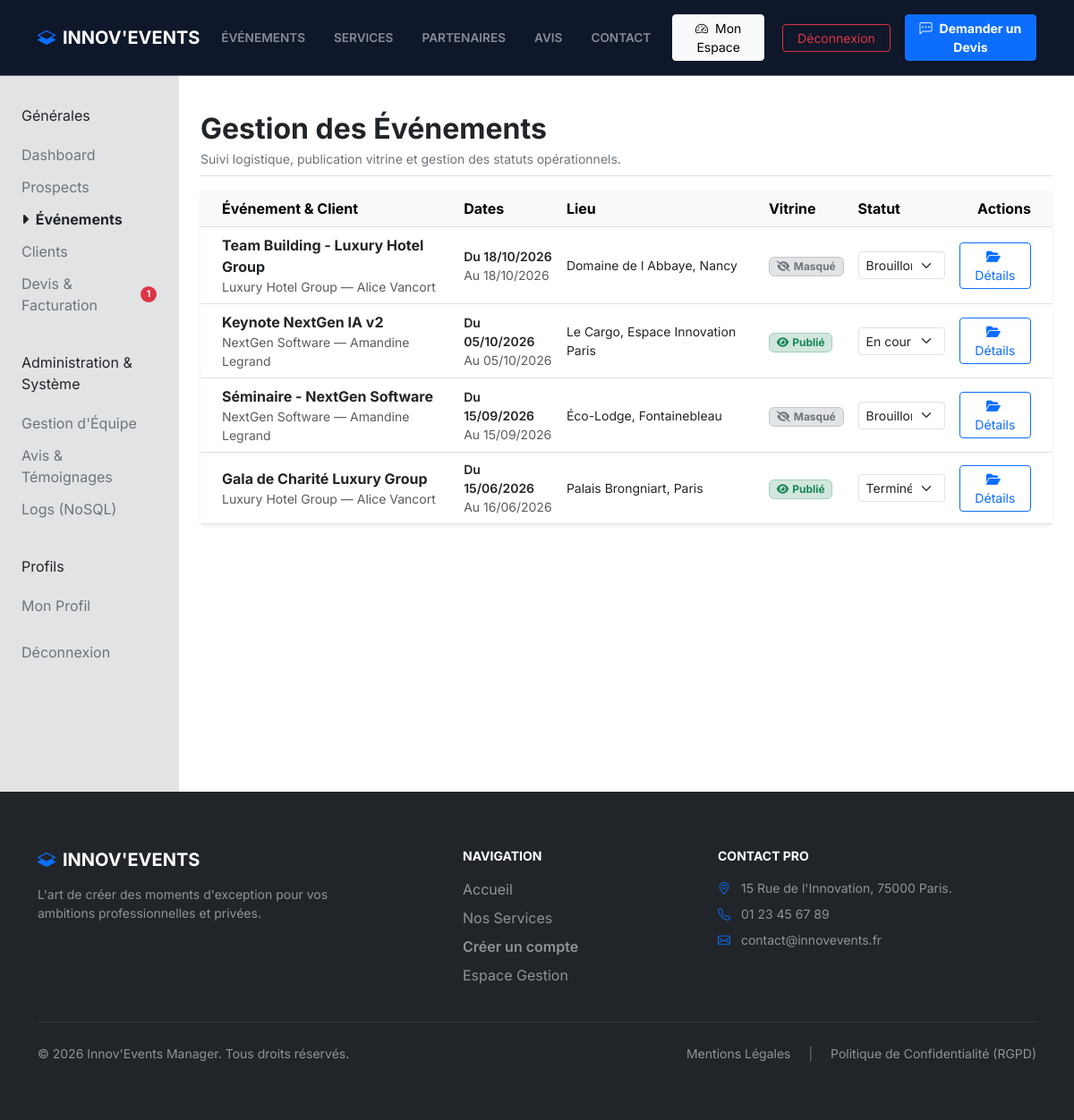
Page /index.php?action=admin_events (signed in) on the committed database.
### tables this page shows
CREATE TABLE events (
id INT AUTO_INCREMENT PRIMARY KEY,
client_id INT NOT NULL,
company_id INT NULL,
title VARCHAR(255) NOT NULL,
description TEXT NULL,
start_date DATETIME NOT NULL,
end_date DATETIME NULL,
location VARCHAR(255) NOT NULL,
event_type VARCHAR(100) NOT NULL DEFAULT 'Autre',
theme VARCHAR(100) NULL,
estimated_participants INT NULL,
image_path VARCHAR(255) NULL,
status VARCHAR(50) NOT NULL DEFAULT 'brouillon',
is_published TINYINT(1) NOT NULL DEFAULT 0,
publication_consent_at DATETIME NULL,
publication_consent_by INT NULL COMMENT 'Identifiant historique de l administrateur attestant l accord client',
created_at TIMESTAMP DEFAULT CURRENT_TIMESTAMP,
CONSTRAINT fk_events_client
FOREIGN KEY (client_id) REFERENCES users(id)
ON DELETE CASCADE ON UPDATE CASCADE,
CONSTRAINT fk_events_company
FOREIGN KEY (company_id) REFERENCES companies(id)
ON DELETE CASCADE ON UPDATE CASCADE
);

CREATE TABLE companies (
id INT AUTO_INCREMENT PRIMARY KEY,
name VARCHAR(255) NOT NULL,
siren VARCHAR(9) NULL,
address VARCHAR(255) NULL,
postal_code VARCHAR(10) NULL,
city VARCHAR(100) NULL,
created_at TIMESTAMP DEFAULT CURRENT_TIMESTAMP,
updated_at TIMESTAMP DEFAULT CURRENT_TIMESTAMP ON UPDATE CURRENT_TIMESTAMP
);

CREATE TABLE users (
id INT AUTO_INCREMENT PRIMARY KEY,
company_id INT NULL,
email VARCHAR(255) NOT NULL UNIQUE,
password VARCHAR(255) NOT NULL,
must_change_password TINYINT(1) NOT NULL DEFAULT 0,
firstname VARCHAR(100) NOT NULL,
lastname VARCHAR(100) NOT NULL,
role VARCHAR(50) NOT NULL DEFAULT 'CLIENT',
is_deleted TINYINT(1) NOT NULL DEFAULT 0,
created_at TIMESTAMP DEFAULT CURRENT_TIMESTAMP,
CONSTRAINT fk_users_company
FOREIGN KEY (company_id) REFERENCES companies(id)
ON DELETE CASCADE ON UPDATE CASCADE
);

### src/controllers/AdminEventController.php (called while the page is built, shortened)
<?php
require_once __DIR__ . '/../models/sql/Event.php';
class AdminEventController extends BaseController
{
    public function listEvents(): void
    {
        $eventModel = new Event();
        $events = $eventModel->findAllWithClient();
        require __DIR__ . '/../views/partials/header.php';
        require __DIR__ . '/../views/admin/events_list.php';
        require __DIR__ . '/../views/partials/footer.php';
    }
}

### src/config/Database.php (called while the page is built, shortened)
<?php
class Database {
    private static $instance = null;
    private function __construct() {
        $host    = 'db';
        $db      = 'innovevents_db';
        $user    = 'root';
        $pass    = 'root_password';
        $charset = 'utf8mb4';
        $dsn = "mysql:host=$host;dbname=$db;charset=$charset";
        try {
            $this->pdo = new PDO($dsn, $user, $pass, [
                PDO::ATTR_ERRMODE => PDO::ERRMODE_EXCEPTION,
                PDO::ATTR_DEFAULT_FETCH_MODE => PDO::FETCH_ASSOC,
                PDO::ATTR_EMULATE_PREPARES => false
            ]);
        } catch (\PDOException $e) {
            error_log("Database connection failure: " . $e->getMessage());
            die("Erreur de connexion à la base de données. Veuillez réessayer plus tard.");
        }
    }
    public static function getInstance() {
        if (self::$instance === null) {
            self::$instance = new Database();
        }
        return self::$instance->pdo;
    }
}

### src/models/sql/Event.php (called while the page is built, shortened)
<?php
require_once __DIR__ . '/../../config/Database.php';
class Event
{
    public static function normalizeStatus(string $status): string
    {
        $status = trim($status);
        return $status === 'annuler' ? 'annulé' : $status;
    }
    private \PDO $db;
    public function __construct()
    {
        $this->db = Database::getInstance();
    }
    public function findAllAdmin(): array
    {
        try {
            $stmt = $this->db->prepare("
                SELECT e.id,
                       e.title,
                       e.start_date,
                       e.end_date,
                       e.location,
                       e.status,
                       e.is_published,
                       e.publication_consent_at,
                       e.event_type,
                       e.theme,
                       e.estimated_participants,
                       u.firstname,
                       u.lastname,
                       c.name AS company_name
                FROM events e
                INNER JOIN users u ON e.client_id = u.id
                LEFT JOIN companies c ON e.company_id = c.id
                ORDER BY e.start_date DESC
            ");
            $stmt->execute();
            return $stmt->fetchAll(\PDO::FETCH_ASSOC);
        } catch (\PDOException $e) {
            error_log("[Event::findAllAdmin] Erreur SQL : " . $e->getMessage());
            return [];
        }
    }
    public function findAllWithClient(): array
    {
        return $this->findAllAdmin();
    }
}

### src/views/admin/events_list.php (the view, shortened to what this page needs)
<div class="container-fluid">
    <div class="row">
        <?php require __DIR__ . '/../partials/sidebar.php'; ?>
        <main class="col-md-9 ms-sm-auto col-lg-10 px-md-4 py-4" id="main-content">
            <div class="d-flex justify-content-between flex-wrap flex-md-nowrap align-items-center pt-3 pb-2 mb-3 border-bottom">
                <div>
                    <h1 class="h2 fw-bold text-dark mb-1">Gestion des Événements</h1>
                    <p class="text-secondary small mb-0">Suivi logistique, publication vitrine et gestion des statuts opérationnels.</p>
                </div>
            </div>
            <div class="card shadow-sm border-0">
                <div class="card-body p-0">
                    <div class="table-responsive">
                        <table class="table table-hover align-middle mb-0">
                            <thead class="table-light">
                            <tr>
                                <th scope="col" class="ps-4">Événement &amp; Client</th>
                                <th scope="col">Dates</th>
                                <th scope="col">Lieu</th>
                                <th scope="col">Vitrine</th>
                                <th scope="col">Statut</th>
                                <th scope="col" class="text-end pe-4">Actions</th>
                            </tr>
                            </thead>
                            <tbody>
                            <?php if (empty($events)): ?>
                                <tr>
                                    <td colspan="6" class="text-center py-4 text-muted">
                                        <em>Aucun événement enregistré pour le moment.</em>
                                    </td>
                                </tr>
                            <?php else: ?>
                                <?php foreach ($events as $ev): ?>
                                    <tr>
                                        <td class="ps-4">
                                            <div class="fw-bold text-dark">
                                                <?= htmlspecialchars($ev['title'], ENT_QUOTES, 'UTF-8') ?>
                                            </div>
                                            <div class="small text-muted">
                                                <?php
                                                $clientLabel = !empty($ev['company_name'])
                                                    ? htmlspecialchars($ev['company_name'], ENT_QUOTES, 'UTF-8') . ' — '
                                                    : '';
                                                $clientLabel .= htmlspecialchars($ev['firstname'] . ' ' . $ev['lastname'], ENT_QUOTES, 'UTF-8');
                                                echo $clientLabel;
                                                ?>
                                            </div>
                                        </td>
                                        <td>
                                            <div class="small fw-semibold text-dark">
                                                Du <?= date('d/m/Y', strtotime($ev['start_date'])) ?>
                                            </div>
                                            <?php if (!empty($ev['end_date'])): ?>
                                                <div class="small text-muted">
                                                    Au <?= date('d/m/Y', strtotime($ev['end_date'])) ?>
                                                </div>
                                            <?php endif; ?>
                                        </td>
                                        <td class="small">
                                            <?= htmlspecialchars($ev['location'], ENT_QUOTES, 'UTF-8') ?>
                                        </td>
                                        <td>
                                            <?php if ((int)$ev['is_published'] === 1 && !empty($ev['publication_consent_at']) && $ev['status'] !== 'brouillon'): ?>
                                                <span class="badge bg-success-subtle text-success border border-success-subtle">
                                                    <i class="fa-solid fa-eye me-1" aria-hidden="true"></i>Publié
                                                </span>
                                            <?php else: ?>
                                                <span class="badge bg-secondary-subtle text-secondary border border-secondary-subtle">
                                                    <i class="fa-solid fa-eye-slash me-1" aria-hidden="true"></i>Masqué
                                                </span>
                                            <?php endif; ?>
                                        </td>
                                        <td>
                                            <?php if (($_SESSION['user_role'] ?? '') === 'ADMIN'): ?>
                                            <form method="POST" action="index.php?action=admin_event_update_status" class="d-inline">
                                                <select name="status"
                                                        class="form-select form-select-sm"
                                                        onchange="this.form.submit()"
                                                        aria-label="Modifier le statut de l'événement <?= htmlspecialchars($ev['title'], ENT_QUOTES, 'UTF-8') ?>">
                                                    <?php
                                                    $statuses = Event::STATUS_LABELS;
                                                    foreach ($statuses as $val => $label):
                                                        ?>
                                                        <option value="<?= $val ?>" <?= (Event::normalizeStatus($ev['status']) === $val) ? 'selected' : '' ?>>
                                                            <?= $label ?>
                                                        </option>
                                                    <?php endforeach; ?>
                                                </select>
                                            </form>
                                            <?php else: ?><?= htmlspecialchars(Event::normalizeStatus($ev['status']), ENT_QUOTES, 'UTF-8') ?><?php endif; ?>
                                        </td>
                                        <td class="text-end pe-4">
                                            <a href="index.php?action=admin_event_detail&id=<?= (int)$ev['id'] ?>"
                                               class="btn btn-sm btn-outline-primary"
                                               title="Consulter la fiche logistique et les notes de <?= htmlspecialchars($ev['title'], ENT_QUOTES, 'UTF-8') ?>">
                                                <i class="fa-solid fa-folder-open me-1" aria-hidden="true"></i>Détails
                                            </a>
                                        </td>
                                    </tr>
                                <?php endforeach; ?>
                            <?php endif; ?>
                            </tbody>
                        </table>
                    </div>
                </div>
            </div>
        </main>
    </div>
</div>

### public/css/style.css (style rules this page uses)
body { font-family: 'Inter', system-ui, -apple-system, sans-serif !important; color: #475569 !important; }

### rows in the picture
events: title "Team Building - Luxury Hotel Group", company.lastname "Luxury Hotel Group — Alice Vancort", start_date "18/10/2026", end_date "18/10/2026", location "Domaine de l Abbaye, Nancy", is_published 0 (drawn), status "Brouillon"
events: title "Keynote NextGen IA v2", company.lastname "NextGen Software — Amandine Legrand", start_date "05/10/2026", end_date "05/10/2026", location "Le Cargo, Espace Innovation Paris", is_published 1 (drawn), status "En cours"
events: title "Séminaire - NextGen Software", company.lastname "NextGen Software — Amandine Legrand", start_date "15/09/2026", end_date "15/09/2026", location "Éco-Lodge, Fontainebleau", is_published 0 (drawn), status "Brouillon"
events: title "Gala de Charité Luxury Group", company.lastname "Luxury Hotel Group — Alice Vancort", start_date "15/06/2026", end_date "16/06/2026", location "Palais Brongniart, Paris", is_published 1 (drawn), status "Terminé"

### other values in the picture
$sectionTitle "Générales"
$item['label'] "Dashboard"
$item['label'] "Prospects"
$item['label'] "Événements"
$item['label'] "Clients"
$item['label'] "Devis & Facturation"
$badge "1"
$sectionTitle "Administration & Système"
$item['label'] "Gestion d'Équipe"
$item['label'] "Avis & Témoignages"
$item['label'] "Logs (NoSQL)"
$sectionTitle "Profils"
$item['label'] "Mon Profil"
$item['label'] "Déconnexion"
